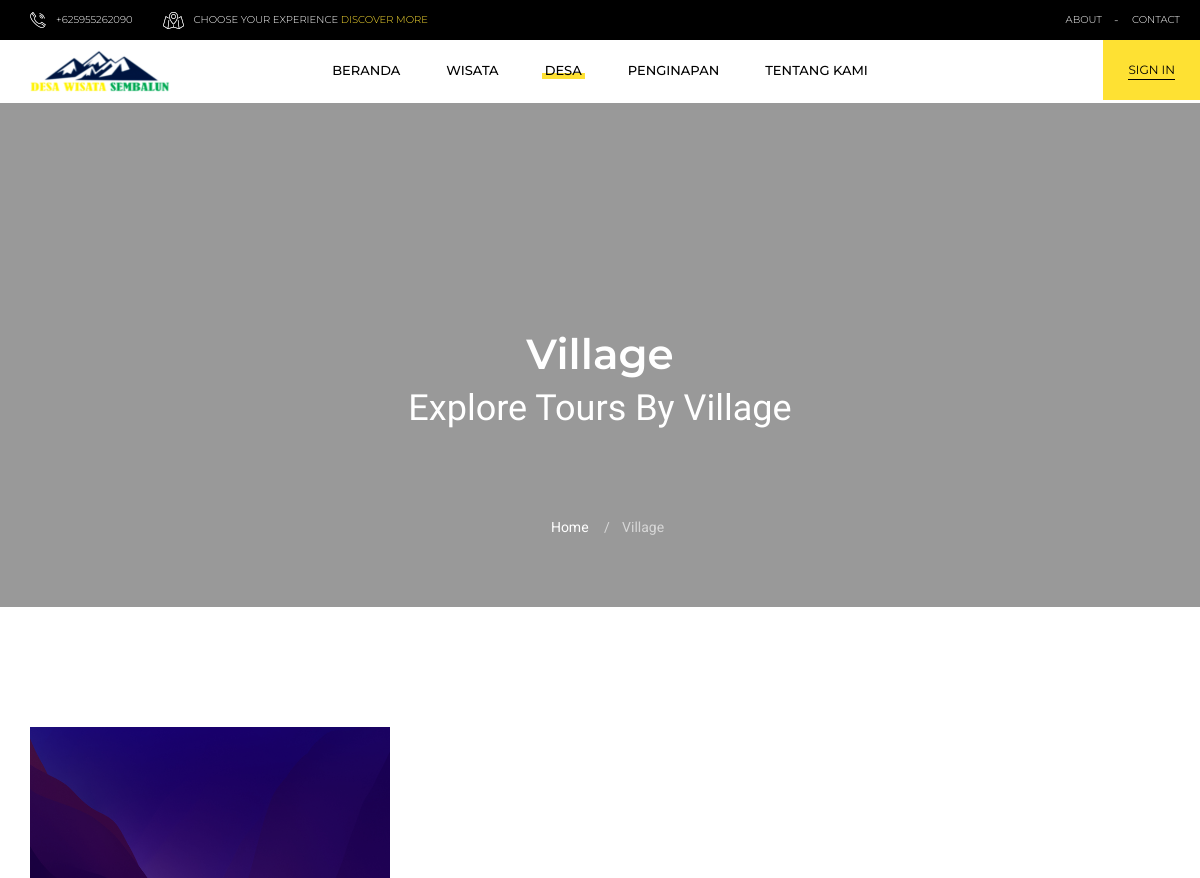
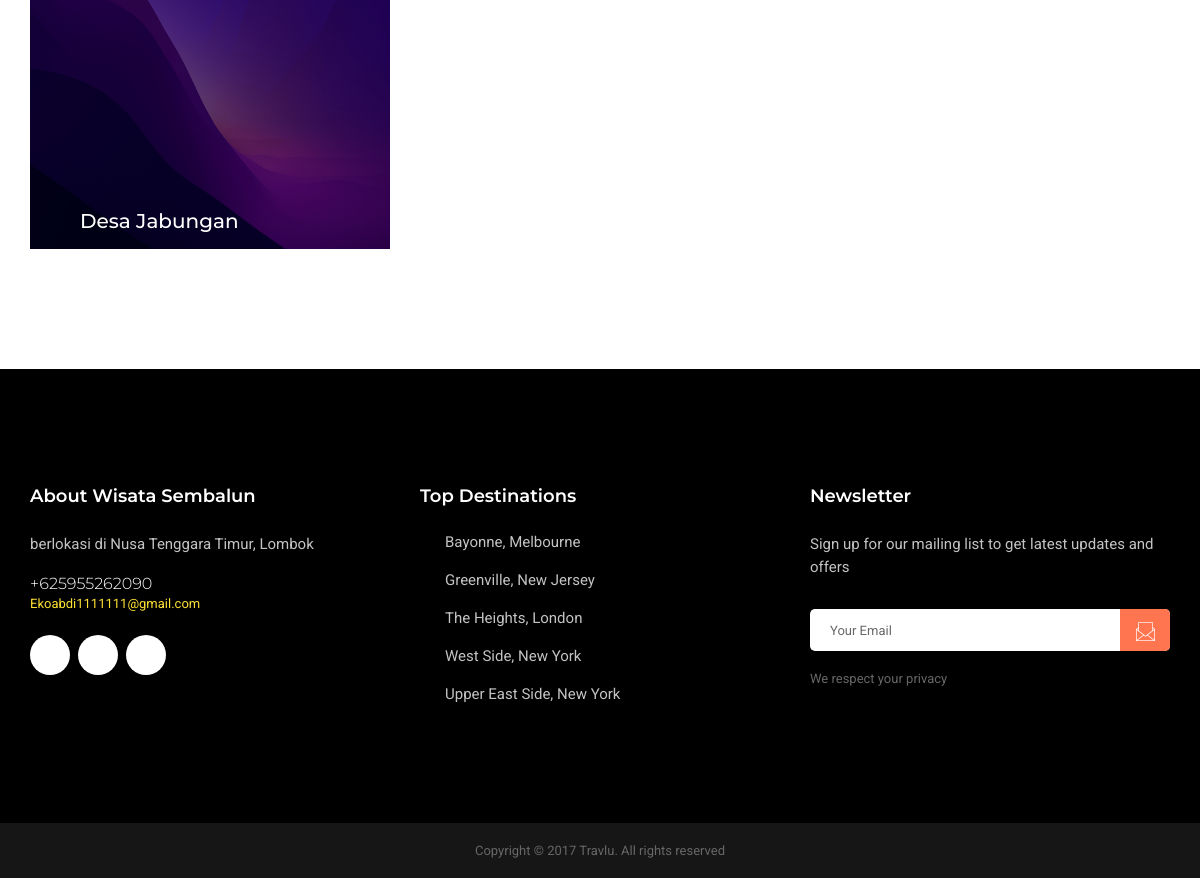
The page /village.php on the database its author committed (2 pictures, top to bottom).
### tables this page shows
CREATE TABLE `desa` (
  `id` int NOT NULL,
  `nama_desa` varchar(100) NOT NULL,
  `gambar_desa` varchar(255) DEFAULT NULL,
  `deskripsi_desa` text
);

### village.php (the view, shortened to what this page needs)
<?php
    include 'db.php';
    $sql = "SELECT * FROM desa";
    $result = $conn->query($sql);
?>
<!doctype html>
	<html class="no-js" lang="">
<head>
	<?php include 'includes/style.php'; ?>
</head>
<body>
	<div id="tg-wrapper" class="tg-wrapper tg-haslayout">
		<?php
			include 'includes/header.php';
		?>
		<?php
			include 'includes/slider_dt.php';
		?>
		<main id="tg-main" class="tg-main tg-sectionspace tg-haslayout">
			<div class="container">
				<div class="row">
					<div class="col-xs-12 col-sm-12 col-md-12 col-lg-12">
						<div id="tg-content" class="tg-content">
							<div class="tg-topdestinations">
								<div class="row">
								<?php if ($result->num_rows > 0): ?>
									<?php while ($row = $result->fetch_assoc()): ?>
										<div class="col-xs-6 col-sm-6 col-md-4 col-lg-4">
											<div class="tg-topdestination">
												<figure>
													<a href="villagedetail.php?id=<?= $row['id']; ?>"><img src="admin/desa/<?php echo $row['gambar_desa']; ?>" alt="image description" style="height: 400px;object-fit:cover"></a>
													<figcaption>
														<h2><a href="villagedetail.php"><?php echo $row['nama_desa']; ?></a></h2>
													</figcaption>
												</figure>
											</div>
										</div>
									<?php endwhile; ?>
								<?php else: ?>
									<p>Tidak ada data desa.</p>
								<?php endif; ?>
								</div>
							</div>
						</div>
					</div>
				</div>
			</div>
		</main>
		<?php include 'includes/footer.php'; ?>
	</div>
</body>
</html>

### css/transitions.css (style rules this page uses)
*:after, *:before, p a, a, .tg-socialicons li a, .tg-roundicontext, .tg-roundicontext .tg-usericonholder, .owl-carousel .owl-dot span, .tg-trendingtrip figure img, .tg-trendingtrip .tg-hover .tg-stars, .tg-trendingtrip .tg-hover .tg-tourduration, .tg-trendingtrip .tg-hover .tg-pricearea, .tg-themetabnav li a img, .tg-post figure img, .tg-post figure .tg-hover, .tg-homesliderthumbnails .item figcaption, .tg-ourpartnersvtwo li figure a img, .tg-panel h4, .sub-menu, .mega-menu, .tg-topdestination figure figcaption, .tg-topdestination figure a img, .tg-btnviewall, .tg-share, .tg-bookingtabs .tg-themetabnav li a span, .tg-panel h4, .tg-panel h4:after, .tg-couponapply .form-group .tg-btn, .tg-cartitems, .tg-search .tg-destinations li a h3, .tg-navtbs li, .tg-navtbs li:after, .tg-destination figure a img, .tg-btnroundprev, .tg-btnroundnext, .tg-btnaddtocart span, .tg-prevpost a h2, .tg-nextpost a h2, .tg-tourdestination figure a img { -webkit-transition: all 300ms ease-in-out; -moz-transition: all 300ms ease-in-out; -ms-transition: all 300ms ease-in-out; -o-transition: all 300ms ease-in-out; transition: all 300ms ease-in-out; }

### css/color.css (style rules this page uses)
a, p a, p a:hover, a:hover, a:focus, a:active, .tg-stars span:after, .tg-btn:hover, .tg-featuretitle h2 span, .tg-populartourtitle h3 a:hover, .tg-pricearea h4, .tg-destinations li a:hover h3, .tg-guidecontenthead h4:hover a, .tg-bgdark .tg-destinations li a em, .tg-panel h4:hover, .tg-panel h4.active, .tg-contactinfoicon, .tg-contactinfoicon i, .tg-dropdownusermenu li a:hover, .tg-newcontent .tg-pricearea h4, .tg-widget.tg-widgetcatagories ul li:hover a, .tg-widget.tg-widgetcatagories ul li:hover:before, .tg-formicon i, .tg-bookingtabs .tg-themetabnav li:hover a span, .tg-bookingtabs .tg-themetabnav li.active a span, .tg-liststyle li:before, .tg-btnedit, .tg-widgetpersonprice ul li .tg-totalpayment em, .tg-widgetdashboard ul li:hover a, .tg-widgetdashboard ul li:hover a i, .tg-widgetdashboard ul li.selected a, .tg-widgetdashboard ul li.selected i, .tg-subtotal span, .tg-reply:hover, .tg-prevpost a:hover h2, .tg-nextpost a:hover h2, .tg-socialicons li a:hover i, .location_indicator:before { color: #ff7550; }

### rows shown on the page
desa: gambar_desa (picture), nama_desa "Desa Jabungan"

### other values the page prints
$pageTitle "Village"
$pageDesc "Explore Tours By Village"
$pageHome "Home"
$pageSide "Village"
